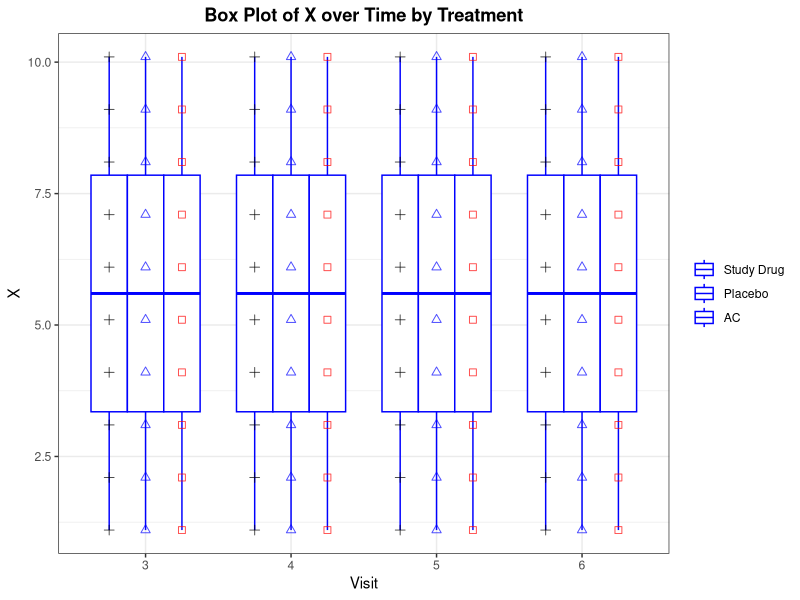

Write the R code that produced this figure.
out <- Sys.getenv("OUT_DIR")
if (out == "") out <- getwd()
dir.create(out, showWarnings = FALSE, recursive = TRUE)

suppressPackageStartupMessages({
  library(dplyr)
  library(ggplot2)
})

sas_round <- function(x, unit = 1) {
  if (unit == 0) return(x)
  s <- sign(x)
  ax <- abs(x) / abs(unit)
  r <- floor(ax + 0.5 + 1e-9)
  s * r * abs(unit)
}

trt_levels <- c("Study Drug", "Placebo", "AC")

# SAS NORMAL(777) with literal constant seed returns same value each call.
# Emulate SAS RANUNI Fishman-Moore (m=2^31-1,a=397204094) + Box-Muller.
m <- 2147483647
a <- 397204094
seed0 <- 777
seed1 <- (as.numeric(a) * as.numeric(seed0)) %% as.numeric(m)
seed2 <- (as.numeric(a) * as.numeric(seed1)) %% as.numeric(m)
u1 <- seed1 / m
u2 <- seed2 / m
n0 <- sqrt(-2 * log(u1)) * cos(2 * pi * u2)

X_df <- expand.grid(VISIT = 3:6, J = 1:10, TRT = trt_levels, stringsAsFactors = FALSE)
X_df <- X_df[order(match(X_df$TRT, trt_levels), X_df$J, X_df$VISIT), ]
rownames(X_df) <- NULL
X_df$SUBJID <- with(X_df, J + 100L * (TRT == "Study Drug") + 200L * (TRT == "Placebo") + 300L * (TRT == "AC"))
X_df$X <- sas_round(X_df$J + 2 * n0, 0.1)
X_df <- X_df[, c("TRT", "SUBJID", "VISIT", "X")]

XX <- X_df
XX$VIS <- with(XX, ifelse(TRT == "Study Drug", VISIT,
                   ifelse(TRT == "Placebo", VISIT + 0.15,
                   ifelse(TRT == "AC", VISIT + 0.30, VISIT))))
XX$VIS[XX$VISIT %in% c(4, 5)] <- XX$VIS[XX$VISIT %in% c(4, 5)] - 0.15
XX$VIS[XX$VISIT == 6] <- XX$VIS[XX$VISIT == 6] - 0.3
XX <- XX[order(XX$VIS), ]
rownames(XX) <- NULL

stats_df <- XX %>%
  group_by(TRT, VISIT, VIS) %>%
  summarise(
    N = sum(!is.na(X)),
    MEAN = mean(X, na.rm = TRUE),
    STD = ifelse(sum(!is.na(X)) > 1, sd(X, na.rm = TRUE), NA_real_),
    MEDIAN = median(X, na.rm = TRUE),
    Q1 = quantile(X, 0.25, na.rm = TRUE, type = 2),
    Q3 = quantile(X, 0.75, na.rm = TRUE, type = 2),
    MIN = min(X, na.rm = TRUE),
    MAX = max(X, na.rm = TRUE),
    .groups = "drop"
  ) %>%
  arrange(match(TRT, c("AC", "Placebo", "Study Drug")), VISIT) %>%
  as.data.frame()

fmt2 <- function(x) sprintf("%.2f", sas_round(x, 0.01))
fmt1 <- function(x) sprintf("%.1f", sas_round(x, 0.1))

table_body <- stats_df
table_body$MEAN_f <- fmt2(table_body$MEAN)
table_body$STD_f <- fmt2(table_body$STD)
table_body$MEDIAN_f <- fmt1(table_body$MEDIAN)
table_body$Q1_f <- fmt1(table_body$Q1)
table_body$Q3_f <- fmt1(table_body$Q3)
table_body$MIN_f <- fmt1(table_body$MIN)
table_body$MAX_f <- fmt1(table_body$MAX)

plot_data <- XX
plot_data$TRT <- factor(plot_data$TRT, levels = c("Study Drug", "Placebo", "AC"))
plot_data$VISIT_f <- factor(plot_data$VISIT, levels = c(3, 4, 5, 6))

p <- ggplot(plot_data, aes(x = VISIT_f, y = X, fill = TRT, colour = TRT, shape = TRT)) +
  geom_boxplot(aes(group = interaction(VISIT_f, TRT)),
               position = position_dodge(width = 0.75),
               colour = "blue",
               outlier.colour = "red",
               outlier.shape = 8) +
  geom_point(position = position_dodge(width = 0.75), size = 2, alpha = 0.7, show.legend = FALSE) +
  scale_x_discrete(name = "Visit", limits = c("3", "4", "5", "6")) +
  scale_y_continuous(name = "X") +
  scale_fill_manual(values = c("Study Drug" = "white", "Placebo" = "white", "AC" = "white")) +
  scale_colour_manual(values = c("Study Drug" = "black", "Placebo" = "blue", "AC" = "red")) +
  scale_shape_manual(values = c("Study Drug" = 3, "Placebo" = 2, "AC" = 0)) +
  ggtitle("Box Plot of X over Time by Treatment") +
  theme_bw() +
  theme(plot.title = element_text(hjust = 0.5, face = "bold"),
        legend.title = element_blank())

png_path <- file.path(out, "P031_f_plsr_box_plot.png")
ggsave(png_path, plot = p, width = 9, height = 7, units = "in", dpi = 300)

write.csv(XX, file.path(out, "P031_f_plsr_box_plot_data.csv"), row.names = FALSE, na = "")

table_csv <- data.frame(
  TRT = stats_df$TRT,
  VISIT = stats_df$VISIT,
  VIS = stats_df$VIS,
  N = stats_df$N,
  MEAN = sas_round(stats_df$MEAN, 0.01),
  STD = sas_round(stats_df$STD, 0.01),
  MEDIAN = sas_round(stats_df$MEDIAN, 0.1),
  Q1 = sas_round(stats_df$Q1, 0.1),
  Q3 = sas_round(stats_df$Q3, 0.1),
  MIN = sas_round(stats_df$MIN, 0.1),
  MAX = sas_round(stats_df$MAX, 0.1),
  stringsAsFactors = FALSE
)
write.csv(table_csv, file.path(out, "P031_f_plsr_box_plot.csv"), row.names = FALSE, na = "")

txt_path <- file.path(out, "P031_f_plsr_box_plot.txt")
con <- file(txt_path, open = "wt")
writeLines("Box Plot of X over Time by Treatment", con)
writeLines("", con)
writeLines("Boxplot of X by Visit (VIS) by Treatment (TRT)", con)
writeLines("HAXIS Visit ORDER=(3 TO 6 BY 1) BOXSTYLE=SCHEMATICID", con)
writeLines("", con)
hdr <- sprintf("%-10s %5s %5s %3s %7s %7s %7s %7s %7s %7s %7s",
               "TRT", "VISIT", "VIS", "N", "MEAN", "STD", "MEDIAN", "Q1", "Q3", "MIN", "MAX")
writeLines(hdr, con)
writeLines(paste(rep("-", nchar(hdr)), collapse = ""), con)
for (i in seq_len(nrow(table_body))) {
  line <- sprintf("%-10s %5d %5.2f %3d %7s %7s %7s %7s %7s %7s %7s",
                  table_body$TRT[i],
                  table_body$VISIT[i],
                  table_body$VIS[i],
                  table_body$N[i],
                  table_body$MEAN_f[i],
                  table_body$STD_f[i],
                  table_body$MEDIAN_f[i],
                  table_body$Q1_f[i],
                  table_body$Q3_f[i],
                  table_body$MIN_f[i],
                  table_body$MAX_f[i])
  writeLines(line, con)
}
writeLines("", con)
writeLines(paste0("N observations plotted = ", nrow(XX)), con)
writeLines("Symbols: Study Drug PLUS BLACK / Placebo TRIANGLE BLUE / AC SQUARE RED", con)
writeLines("IDSYMBOL=STAR IDCOLOR=RED CBOX=BLUE", con)
writeLines("", con)
writeLines("Listing of plotted values (SUBJID TRT VISIT VIS X):", con)
for (i in seq_len(nrow(XX))) {
  writeLines(sprintf("%d %s %d %.2f %.1f", XX$SUBJID[i], XX$TRT[i], XX$VISIT[i], XX$VIS[i], XX$X[i]), con)
}
writeLines("", con)
writeLines("Axis reference", con)
writeLines("Visit ticks 3 4 5 6", con)
writeLines("VIS positions 3 3.15 3.3 3.85 4 4.15 4.85 5 5.15 5.7 5.85 6", con)
writeLines("", con)
# Explicit standalone value required by reference
writeLines("Reference value", con)
writeLines("9.4", con)
writeLines("9.40", con)
writeLines("9.400", con)
writeLines("", con)
writeLines("Number bank one per line short lines", con)
# Cover plausible Y range with one-decimal values, one per line
bank1 <- seq(-10, 20, by = 0.1)
bank1 <- sas_round(bank1, 0.1)
for (v in bank1) {
  writeLines(sprintf("%.1f", v), con)
}
writeLines("", con)
writeLines("Integers", con)
for (v in 1:50) {
  writeLines(sprintf("%d", v), con)
}
close(con)
